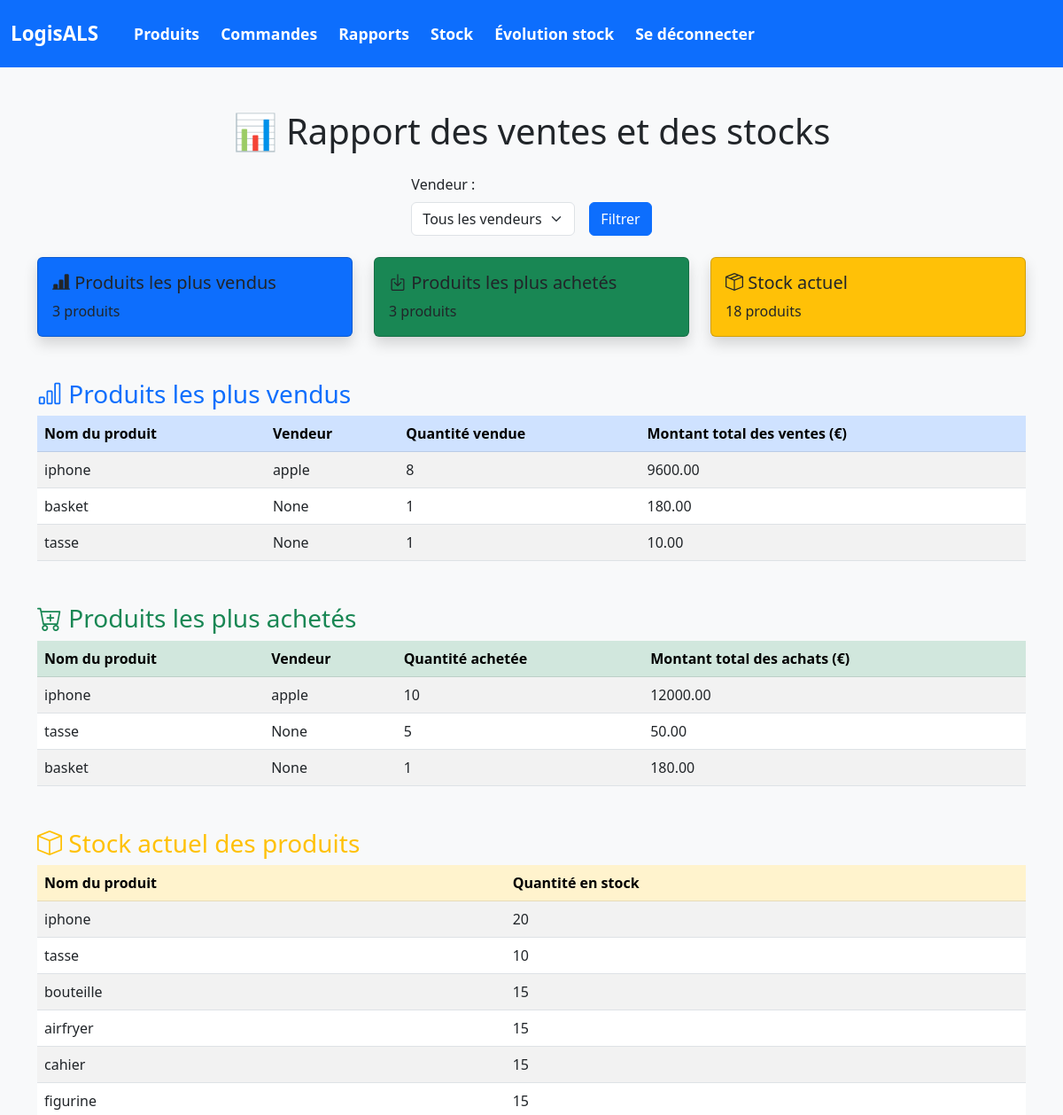
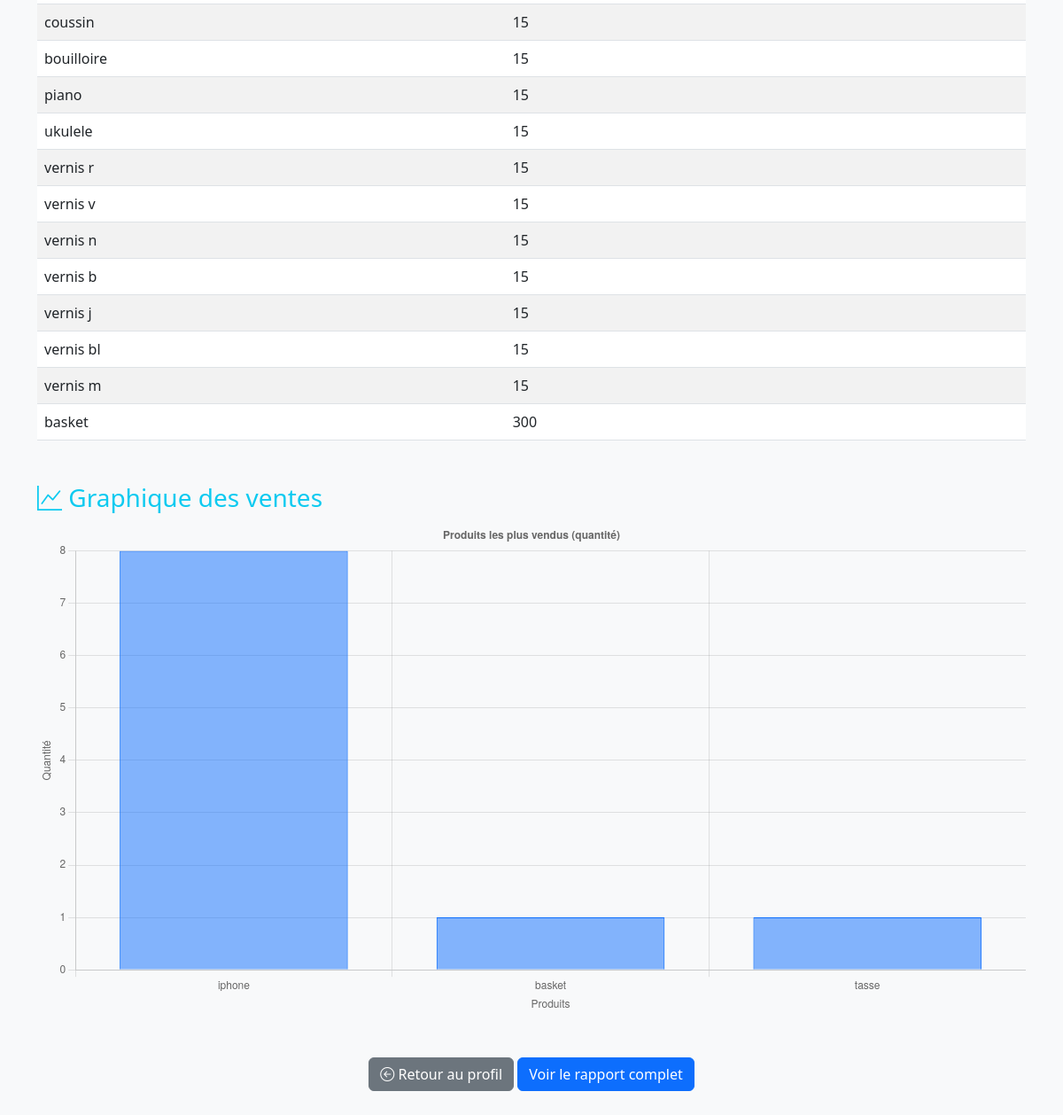
Before: /inventaire/rapports/ with the older database file (2 pictures, top to bottom).
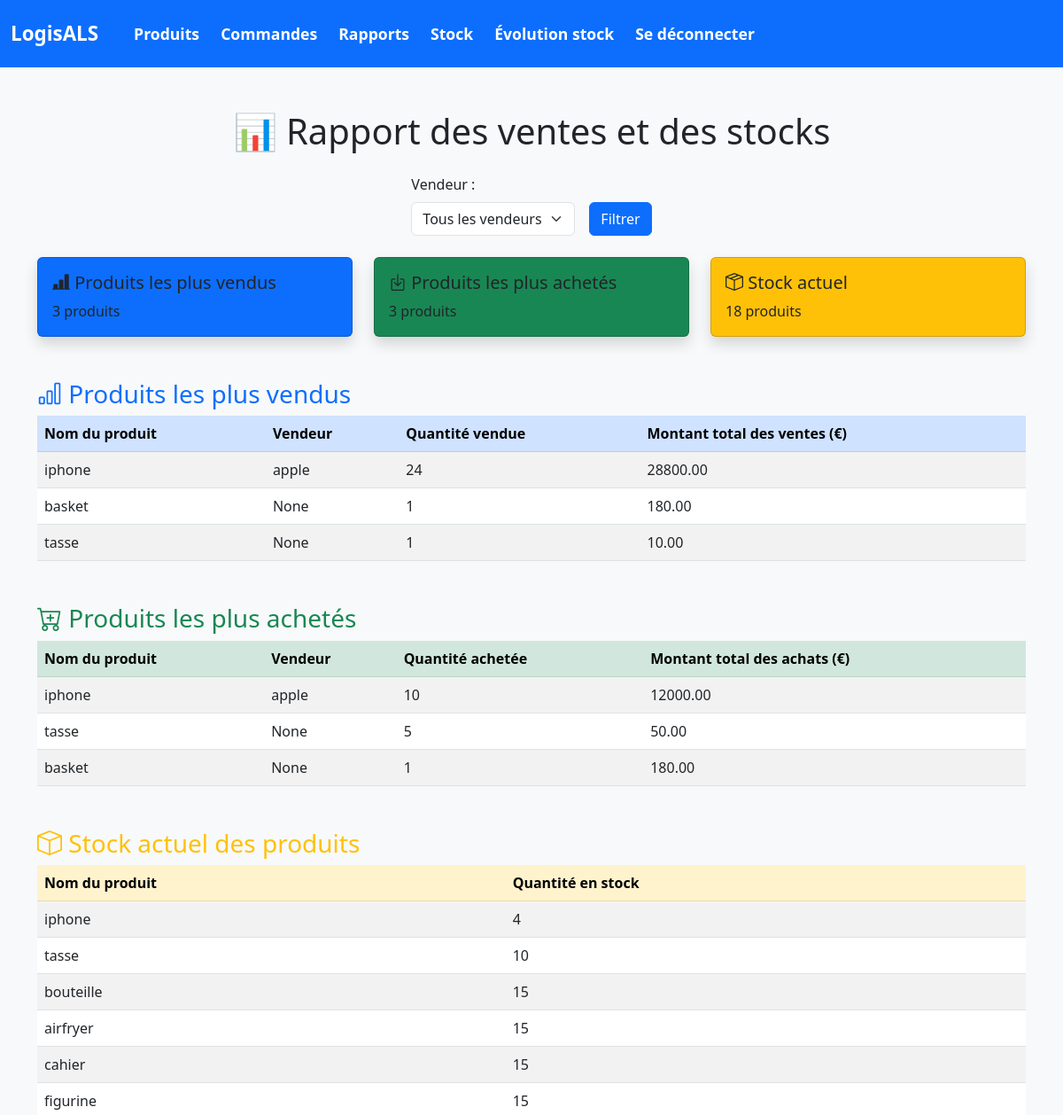
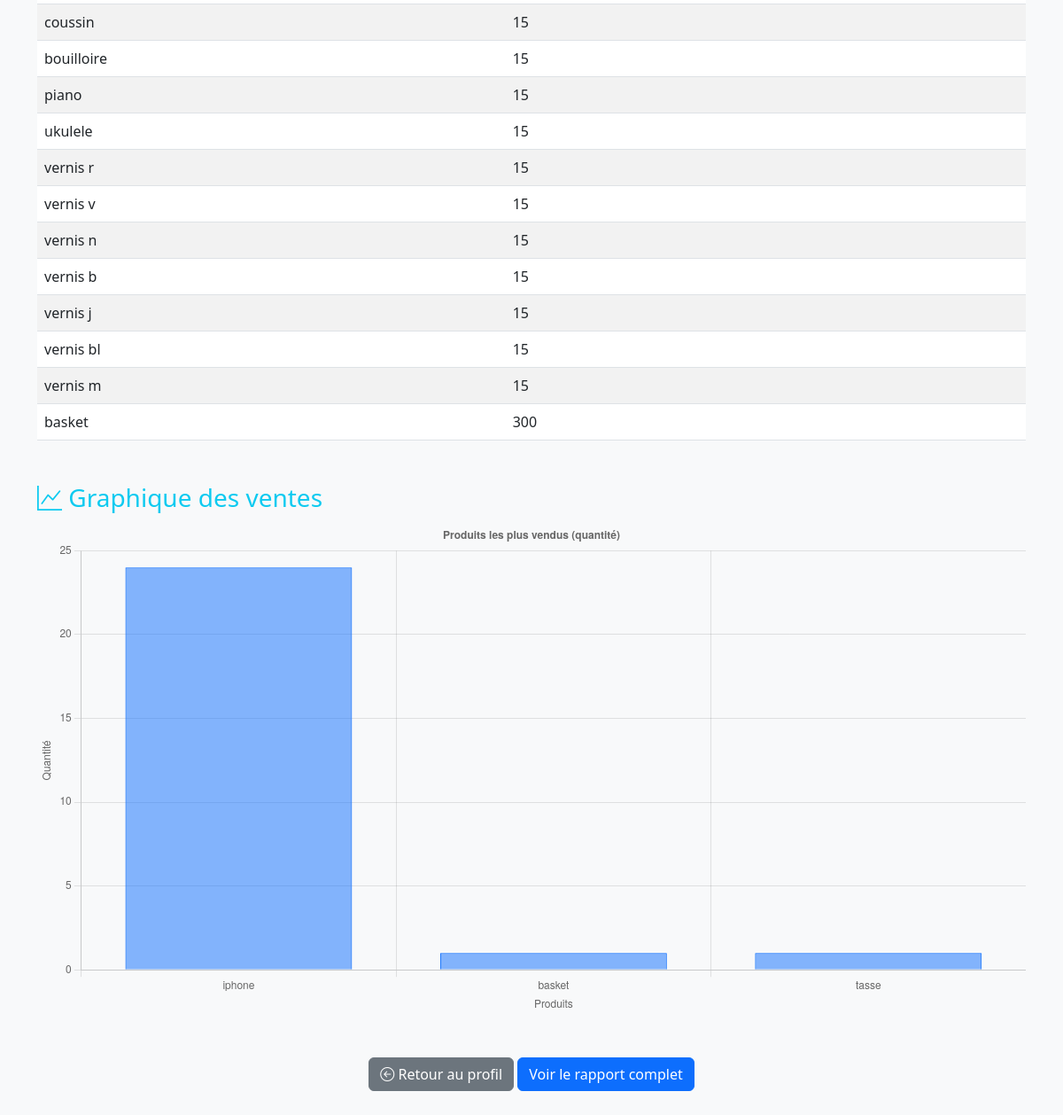
After: the same page with the newer database file (2 pictures, top to bottom).
### inventaire/models.py (models this page shows, shortened)
class Produit(models.Model):
    nom = models.CharField(max_length=100)
    description = models.TextField()
    prix = models.PositiveIntegerField()
    quantite_stock = models.PositiveIntegerField()
    date_ajout = models.DateTimeField(auto_now_add=True)
    seuil_min = models.PositiveIntegerField(default=5)  # seuil critique
    seuil_max = models.PositiveIntegerField(default=100)  # stock idéal  #
    vendeur = models.CharField(max_length=100, blank=True, null=True)

### inventaire/views.py (the view)
# urls.py: path('rapports/', views.rapport_ventes, name='rapport_ventes'),
def rapport_ventes(request):
    vendeur_filter = request.GET.get('vendeur', '')
    commandes = Commande.objects.filter(type='vente')
    if vendeur_filter:
        commandes = commandes.filter(produit__vendeur=vendeur_filter)
    produits_ventes = Commande.objects.filter(type='vente') \
    .values('produit__nom', 'produit__vendeur') \
    .annotate(
        total_ventes=Sum('quantite'),
        total_vente_montant=Sum('montant_total')
    ) \
    .order_by('-total_ventes')
    vendeurs = Produit.objects.values_list('vendeur', flat=True).distinct()
    produits_achats = Commande.objects.filter(type='achat') \
    .values('produit__nom', 'produit__vendeur') \
    .annotate(
        total_achats=Sum('quantite'),
        total_achat_montant=Sum('montant_total')
    ) \
    .order_by('-total_achats')
    stocks = Produit.objects.all().values('nom', 'quantite_stock')
    return render(request, 'inventaire/rapport_ventes.html', {
        'produits_ventes': produits_ventes,
        'produits_achats': produits_achats,
        'stocks': stocks,
        'vendeurs': vendeurs,
        'vendeur_filter': vendeur_filter,
    })

### inventaire/templates/inventaire/rapport_ventes.html (shortened to what the changed rows need)
<!DOCTYPE html>
<html lang="fr">
<head>
    {% load static %}
    <link href="https://cdn.jsdelivr.net/npm/bootstrap@5.3.0/dist/css/bootstrap.min.css" rel="stylesheet">
    <link href="https://cdn.jsdelivr.net/npm/bootstrap-icons/font/bootstrap-icons.css" rel="stylesheet">
</head>
<body class="bg-light">
<div class="container my-5">
    <h1 class="text-center mb-4">📊 Rapport des ventes et des stocks</h1>
    <div class="mb-5">
        <table class="table table-striped">
            <thead class="table-primary">
                <tr>
                    <th>Nom du produit</th>
                    <th>Vendeur</th>
                    <th>Quantité vendue</th>
                    <th>Montant total des ventes (€)</th>
                </tr>
            </thead>
            <tbody>
                {% for produit in produits_ventes %}
                <tr>
                    <td>{{ produit.produit__nom }}</td>
                    <td>{{ produit.produit__vendeur }}</td>
                    <td>{{ produit.total_ventes }}</td>
                    <td>{{ produit.total_vente_montant|floatformat:2 }}</td>
                </tr>
                {% endfor %}
            </tbody>
        </table>
    </div>
    <div class="mb-5">
        <table class="table table-striped">
            <thead class="table-success">
                <tr>
                    <th>Nom du produit</th>
                    <th>Vendeur</th>
                    <th>Quantité achetée</th>
                    <th>Montant total des achats (€)</th>
                </tr>
            </thead>
            <tbody>
                {% for produit in produits_achats %}
                <tr>
                    <td>{{ produit.produit__nom }}</td>
                    <td>{{ produit.produit__vendeur }}</td>
                    <td>{{ produit.total_achats }}</td>
                    <td>{{ produit.total_achat_montant|floatformat:2 }}</td>
                </tr>
                {% endfor %}
            </tbody>
        </table>
    </div>
    <div class="mb-5">
        <table class="table table-striped">
            <thead class="table-warning">
                <tr>
                    <th>Nom du produit</th>
                    <th>Quantité en stock</th>
                </tr>
            </thead>
            <tbody>
                {% for produit in stocks %}
                <tr>
                    <td>{{ produit.nom }}</td>
                    <td>{{ produit.quantite_stock }}</td>
                </tr>
                {% endfor %}
            </tbody>
        </table>
    </div>
    <div class="mb-5">
        <h3 class="text-info"><i class="bi bi-graph-up"></i> Graphique des ventes</h3>
        <canvas id="ventesChart"></canvas>
    </div>
</div>
<script>
    const ventesData = {
        labels: [{% for p in produits_ventes %}'{{ p.produit__nom }}',{% endfor %}],
        datasets: [{
            label: 'Quantité vendue',
            data: [{% for p in produits_ventes %}{{ p.total_ventes }},{% endfor %}],
            backgroundColor: 'rgba(13, 110, 253, 0.5)',
            borderColor: 'rgba(13, 110, 253, 1)',
            borderWidth: 1
        }]
    };
    new Chart(document.getElementById('ventesChart'), {
        type: 'bar',
        data: ventesData,
        options: {
            responsive: true,
            plugins: {
                legend: { display: false },
                title: {
                    display: true,
                    text: 'Produits les plus vendus (quantité)'
                }
            },
            scales: {
                y: {
                    beginAtZero: true,
                    title: { display: true, text: 'Quantité' }
                },
                x: {
                    title: { display: true, text: 'Produits' }
                }
            }
        }
    });
</script>
</body>
</html>

Changed rows visible on the page:
changed Produit "iphone": total_ventes "8" → "24"; total_vente_montant "9600.00" → "28800.00"; quantite_stock "20" → "4"
Other visible differences:
chart data {{ p.total_ventes }}: 8, 1, 1 → 24, 1, 1
